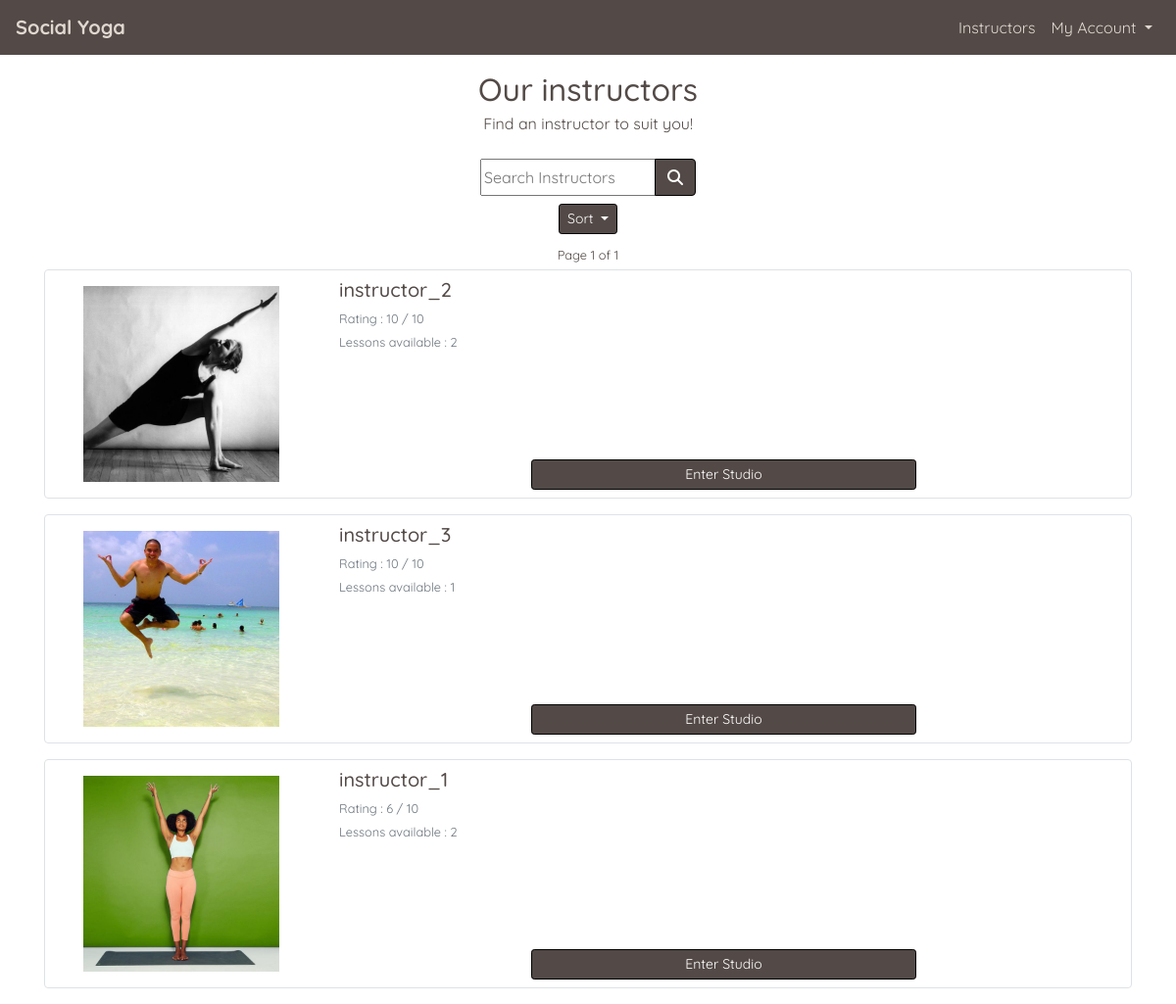
/profiles/instructors/, run on the app's committed database.
### profiles/models.py (models this page shows, shortened)
class UserProfile(models.Model):
    user = models.OneToOneField(User, on_delete=models.CASCADE)
    first_name = models.CharField(max_length=50, null=False, blank=False)
    last_name = models.CharField(max_length=50, null=False, blank=False)
    is_instructor = models.BooleanField(default=False)
    requested_instructor_status = models.BooleanField(default=False)
    card_description = models.TextField(max_length=256, blank=True, default='')
    profile_description = models.TextField(max_length=650, default='')
    image = ResizedImageField(
        size=[600, 600], quality=75, crop=['middle', 'center'],
        force_format='JPEG', null=True, blank=True,
        upload_to='profile_images/'
        )
    rating = models.DecimalField(
        max_digits=5, decimal_places=0, null=True, blank=True
        )
    lesson_count = models.IntegerField(default=0, editable=False)
    def __str__(self):
        return self.user.username

### profiles/views.py (the view, shortened to what this page needs)
# urls.py: path('instructors/', views.instructors, name='instructors'),
def instructors(request):
    valid_sort_values = ['user__username', 'rating', 'lesson_count']
    sort_by = 'rating'
    sort_direction = 'desc'
    current_query = ''
    page_number = 1  # Default page number
    instructors_on_page = 5  # No of lessons on a page at once
    instructor_list = UserProfile.objects.filter(is_instructor=True,
                                                 lesson_count__gt=0)
    if request.method == 'POST':
        return redirect('instructors')
    if sort_direction == 'desc':
        instructor_list = instructor_list.order_by(F(
            sort_by).desc(nulls_last=True))
    else:
        instructor_list = instructor_list.order_by(F(
            sort_by).asc(nulls_last=True))
    template = 'profiles/instructors.html'
    p = Paginator(instructor_list, instructors_on_page)
    try:
        page_object = p.page(page_number)
    except EmptyPage:
        messages.error(request, "Page does not exist, returning to page 1")
        page_object = p.page(1)
    context = {
        'instructor_list': page_object,
        'sort_direction': sort_direction,
        'sort_by': sort_by,
        'current_query': current_query,
    }
    return render(request, template, context)

### home/contexts.py (called while the page is built)
def purchased_lessons(request):
    profile = get_profile_or_none(request)
    purchased = None
    purchased_lesson_ids = []
    if profile:
        purchased = OrderLineItem.objects.filter(profile=profile)
        if purchased:
            for item in purchased:
                purchased_lesson_ids.append(item.lesson.lesson_id)
    context = {
        'purchased_lessons': purchased,
        'purchased_lesson_ids': purchased_lesson_ids,
    }
    return context

### yoga/utils.py (called while the page is built)
def get_profile_or_none(request):
    try:
        return UserProfile.objects.get(user=request.user)
    except Exception:
        return None

### profiles/templates/profiles/instructors.html (shortened to what this page needs)
{% extends "base.html" %}
{% load static %}
{% block page_header %}
    <div class="container header-container">
        <div class="row">
            <div class="col">
                <h1 class="text-center title-text mt-3 mb-1">Our instructors</h1>
                <p class="text-center mb-3">Find an instructor to suit you!</p>
            </div>
        </div>
    </div>
{% endblock %}
{% block content %}
    <div class="overlay"></div>
    <div class="container page-contents">
        <div class="row">
            <div class="col-12">
                {% include 'profiles/includes/instructor_sorting.html' %}
                <p class="text-center mb-1">
                <strong>
                    <small>
                        {% if instructor_list %}Page {{ instructor_list.number }} of {{ instructor_list.paginator.num_pages }}{% endif %}
                    </small>
                </strong>
                </p>
                {% for instructor in instructor_list %}
                    <div class="card mb-3 border custom-border">
                        <div class="row mx-auto w-100">
                            <div class="col-md-3 my-auto">
                            {% if instructor.image %}
                                <div class="my-3 d-flex justify-content-center">
                                    <img src="{{ instructor.image.url }}" class="instructor-card-image profile-image img-fluid" alt="{{ instructor.first_name }}">
                                </div>
                            {% endif %}
                            </div>
                            <div class="col-md-9">
                                <div class="card-body h-100 d-flex flex-column p-2">
                                    <h5 class="card-title mb-1"><a href="{% url 'lessons' %}?instructor={{ instructor.id }}" class="style-link">{{ instructor }}</a></h5>
                                    <p class="text-muted mb-0"><small>Rating : {{ instructor.rating }}{% if instructor.rating %} / 10{% endif %}</small></p>
                                    <p class="text-muted mb-2"><small>Lessons available : {{ instructor.lesson_count }}</small></p>
                                    <p class="card-text mt-auto d-flex justify-content-center">
                                        <a class="btn btn-custom-darken btn-sm w-50" href="{% url 'lessons' %}?instructor={{ instructor.id }}" role="button">
                                            Enter Studio
                                        </a>
                                    </p>
                                </div>
                            </div>
                        </div>
                    </div>
                {% endfor %}
            </div>
        </div>
    </div>
{% endblock %}

### static/css/base.css (style rules this page uses)
html { height: 100% }
body { background: url('/static/images/backgrounds/background-image.jpg') no-repeat center center fixed; background-size: cover; background-position: 75% 40px; height: calc(100vh - 63px); color: #534a47; font-family: 'Quicksand'; font-size: 16px; }
.title-text { font-size: 1.5rem; }
.overlay { height: 100%; width: 100%; top: 0; left: 0; position: fixed; background: white; z-index: -1; }
.style-link { color: #534a47; }
.custom-border { border: solid 1px #534a47; border-radius: .25rem; }
.header-container { margin-top: 0px; }
.profile-image { max-width: 120px; border-radius: 50%; }
.btn-custom-darken { background: #534a47; color: #fff !important; border: 1px solid black; }
@media (min-width: 768px) { .title-text, .index-main-text { font-size: 2rem; } }
@media (min-width: 768px) { .profile-image { width: 100%; max-width: 200px; border-radius: 0%; overflow: hidden; } }
@media (min-width: 1200px) { body { background-position: 0 35px; } }
@media (min-width: 1200px) { .header-container { margin-top: 56px; } }

### data on the page
UserProfile: image (picture), user.username "instructor_2", rating "10", shows "/ 10", lesson_count "2"
UserProfile: image (picture), user.username "instructor_3", rating "10", shows "/ 10", lesson_count "1"
UserProfile: image (picture), user.username "instructor_1", rating "6", shows "/ 10", lesson_count "2"

### other printed values
{{ instructor_list.number }} "1"
{{ instructor_list.paginator.num_pages }} "1"
